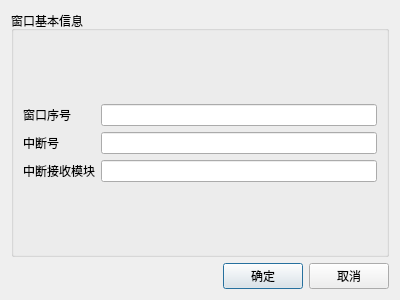
<?xml version="1.0" encoding="UTF-8"?>
<ui version="4.0">
 <class>InterruptionWindowCfgDialog</class>
 <widget class="QDialog" name="InterruptionWindowCfgDialog">
  <property name="geometry">
   <rect>
    <x>0</x>
    <y>0</y>
    <width>400</width>
    <height>300</height>
   </rect>
  </property>
  <property name="windowTitle">
   <string>新建中断窗口</string>
  </property>
  <layout class="QGridLayout" name="gridLayout" rowstretch="1,0">
   <item row="0" column="0">
    <widget class="QGroupBox" name="groupBox">
     <property name="title">
      <string>窗口基本信息</string>
     </property>
     <layout class="QGridLayout" name="gridLayout_3">
      <item row="1" column="0">
       <layout class="QGridLayout" name="gridLayout_2">
        <item row="0" column="0">
         <widget class="QLabel" name="label">
          <property name="text">
           <string>窗口序号</string>
          </property>
         </widget>
        </item>
       </layout>
      </item>
      <item row="2" column="1">
       <widget class="QLineEdit" name="lineEdit_3"/>
      </item>
      <item row="2" column="0">
       <widget class="QLabel" name="label_3">
        <property name="text">
         <string>中断号</string>
        </property>
       </widget>
      </item>
      <item row="1" column="1">
       <widget class="QLineEdit" name="lineEdit"/>
      </item>
      <item row="0" column="1">
       <spacer name="verticalSpacer">
        <property name="orientation">
         <enum>Qt::Vertical</enum>
        </property>
        <property name="sizeHint" stdset="0">
         <size>
          <width>20</width>
          <height>40</height>
         </size>
        </property>
       </spacer>
      </item>
      <item row="3" column="1">
       <widget class="QLineEdit" name="lineEdit_2"/>
      </item>
      <item row="3" column="0">
       <widget class="QLabel" name="label_2">
        <property name="text">
         <string>中断接收模块</string>
        </property>
       </widget>
      </item>
      <item row="4" column="1">
       <spacer name="verticalSpacer_2">
        <property name="orientation">
         <enum>Qt::Vertical</enum>
        </property>
        <property name="sizeHint" stdset="0">
         <size>
          <width>20</width>
          <height>40</height>
         </size>
        </property>
       </spacer>
      </item>
     </layout>
    </widget>
   </item>
   <item row="1" column="0">
    <layout class="QHBoxLayout" name="horizontalLayout">
     <item>
      <spacer name="horizontalSpacer">
       <property name="orientation">
        <enum>Qt::Horizontal</enum>
       </property>
       <property name="sizeHint" stdset="0">
        <size>
         <width>40</width>
         <height>20</height>
        </size>
       </property>
      </spacer>
     </item>
     <item>
      <widget class="QPushButton" name="okPushButton">
       <property name="sizePolicy">
        <sizepolicy hsizetype="Maximum" vsizetype="Fixed">
         <horstretch>0</horstretch>
         <verstretch>0</verstretch>
        </sizepolicy>
       </property>
       <property name="text">
        <string>确定</string>
       </property>
      </widget>
     </item>
     <item>
      <widget class="QPushButton" name="cancelPushButton">
       <property name="sizePolicy">
        <sizepolicy hsizetype="Maximum" vsizetype="Fixed">
         <horstretch>0</horstretch>
         <verstretch>0</verstretch>
        </sizepolicy>
       </property>
       <property name="text">
        <string>取消</string>
       </property>
      </widget>
     </item>
    </layout>
   </item>
  </layout>
 </widget>
 <resources/>
 <connections/>
</ui>
